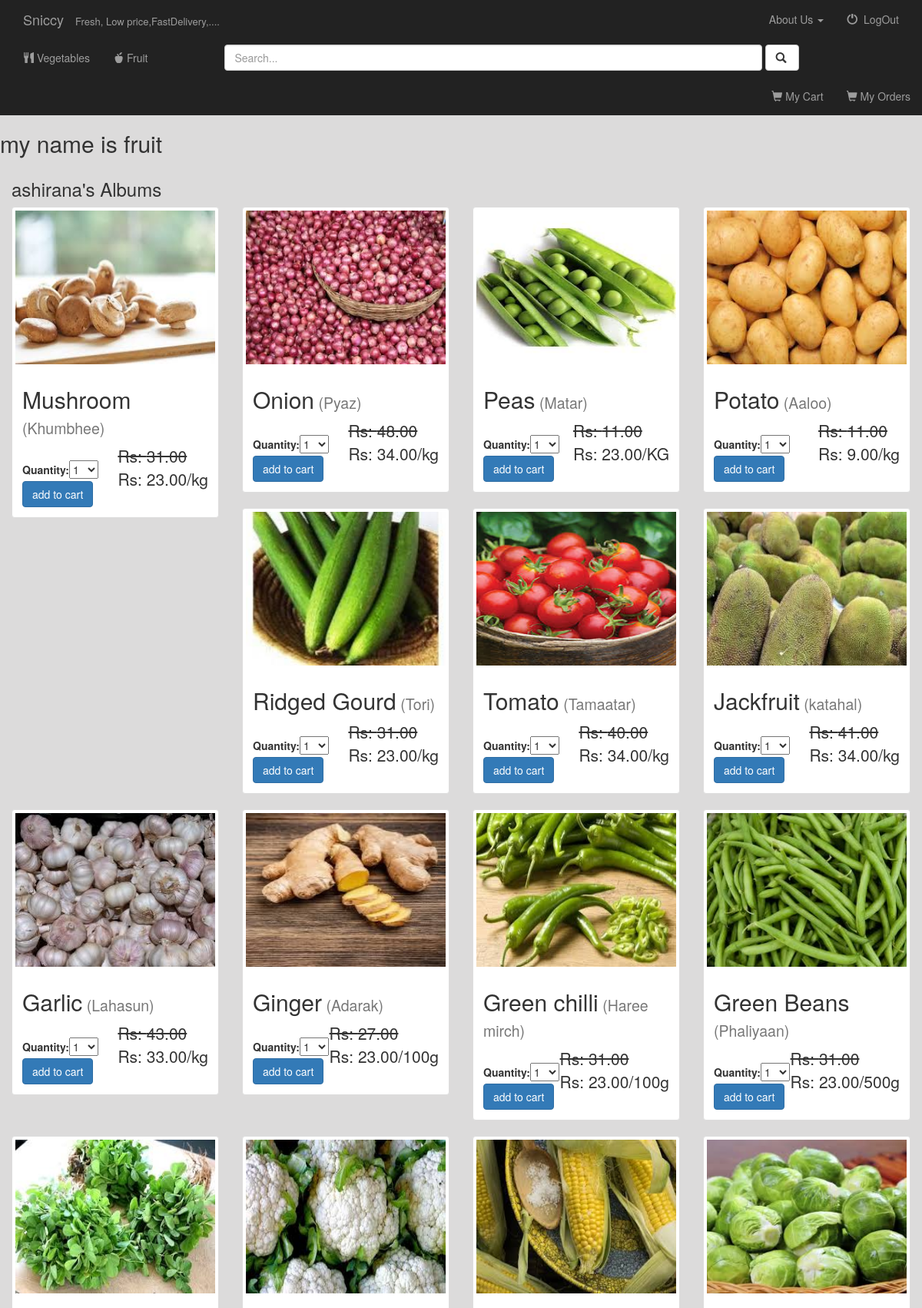
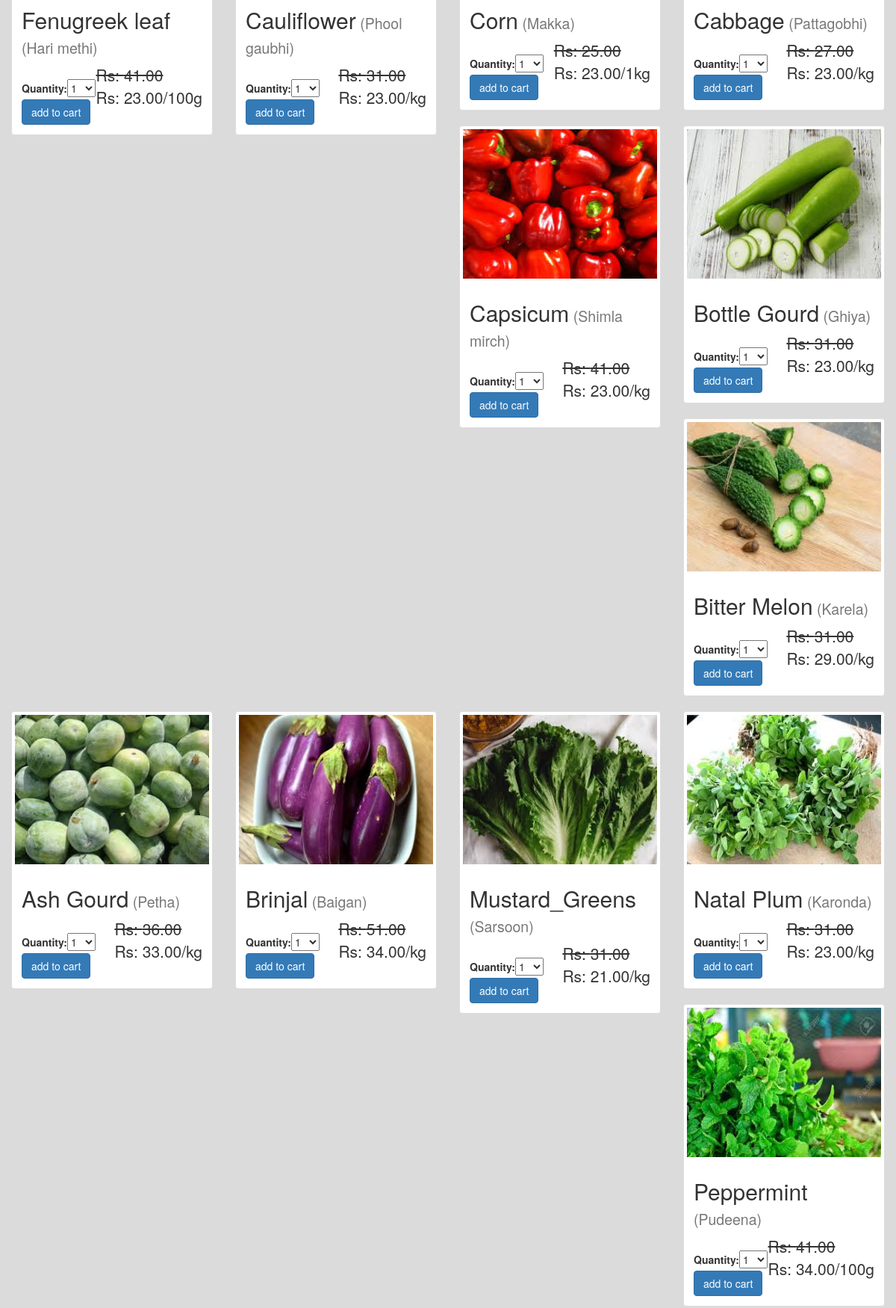
The app's page /food/vegetable (signed in, upper part) with its own data (2 pictures, top to bottom).
### food/models.py (models this page shows, shortened)
class Product(models.Model):
    category = models.ForeignKey(Category  , on_delete=models.CASCADE)
    name = models.CharField(max_length=100, db_index=True)
    nick_names = models.CharField(max_length=400, db_index=True)
    slug = models.SlugField(max_length=150,blank=True, unique=True ,db_index=True)
    description = models.TextField(blank=True)
    b_price = models.DecimalField(max_digits=10, decimal_places=2)
    price = models.DecimalField(max_digits=10, decimal_places=2)
    weight = models.CharField(max_length=15, db_index=True)
    available = models.BooleanField(default=True)
    stock = models.PositiveIntegerField()
    created_at = models.DateTimeField(auto_now_add=True)
    updated_at = models.DateTimeField(auto_now=True)
    logo=models.FileField()

### food/views.py (the view)
def Vindex(request):
    album = get_object_or_404(Category, pk=2)
    cart_product_form = CartAddProductForm()
    return render(request, 'food/index.html', {'album': album, 'type':"vegetables", 'cart_product_form':cart_product_form})

### food/forms.py
class CartAddProductForm(forms.Form):
    quantity = forms.TypedChoiceField(choices=PRODUCT_QUANTITY_CHOICES, coerce=int)
    update = forms.BooleanField(required=False, initial=False, widget=forms.HiddenInput)

### food/context_processors.py (called while the page is built)
def cart(request):
    return {'cart': Cart(request)}

### food/templates/food/index.html (shortened to what this page needs)
{% extends 'food/base.html' %}
{% block body %}
{% if vtype %}
<h2>my name is veg</h2>
{{ type }}
    {% else %}
<h2>my name is fruit</h2>
{% endif %}
<div class="albums-container container-fluid">
    <div class="row">
        <div class="col-sm-12" >
            <h3>{{ user.username }}'s Albums </h3>
        </div>
        {% if album %}
        {% for food in album.product_set.all %}
        {% if food.available == True %}
                   <div class="col-sm-4 col-lg-3">
                    <div class="thumbnail">
                            <a href="{% url 'food:detail' food.id %}">
                    <div style="overflow:hidden; " class="i-area">
                            <img src="{{ food.logo.url }}" class="img-responsive" style="height:200px; width:100%;">
                    </div>
                        </a>
                        <div class="caption">
                            <h2>{{ food.name }}<small> ({{ food.nick_names }})</small></h2><small class="pull-right lead"><s>Rs: {{ food.b_price }}</s><br>  Rs: {{ food.price }}/{{ food.weight}} </small>
<br>
                                      <form action="{% url 'food:cart_add' food.id %}" method="post">
                                {{ cart_product_form }}<br>
                                <input type="submit" value="add to cart" class="btn btn-primary">
                            </form>
                        </div>
                    </div>
                </div>
        {% endif %}
{% endfor %}
        {% else %}
            <div class="col-sm-12">
                <br>
                not any album
            </div>
        {% endif %}
    </div>
</div>
    {% endblock %}

### food/static/food/style.css (style rules this page uses)
body { background-color:RGB(220, 219, 219); background:RGB(220, 219, 219) url("images/backgrohdund.jpg"); background-repeat:no-repeat; background-size:cover; padding:0px; }
.thumbnail { color:RGB(220, 219, 219); }

### records on screen
Product: logo (picture), name "Mushroom", nick_names "Khumbhee", b_price "31.00", price "23.00", weight "kg"
Product: logo (picture), name "Onion", nick_names "Pyaz", b_price "48.00", price "34.00", weight "kg"
Product: logo (picture), name "Peas", nick_names "Matar", b_price "11.00", price "23.00", weight "KG"
Product: logo (picture), name "Potato", nick_names "Aaloo", b_price "11.00", price "9.00", weight "kg"
Product: logo (picture), name "Ridged Gourd", nick_names "Tori", b_price "31.00", price "23.00", weight "kg"
Product: logo (picture), name "Tomato", nick_names "Tamaatar", b_price "40.00", price "34.00", weight "kg"
Product: logo (picture), name "Jackfruit", nick_names "katahal", b_price "41.00", price "34.00", weight "kg"
Product: logo (picture), name "Garlic", nick_names "Lahasun", b_price "43.00", price "33.00", weight "kg"
Product: logo (picture), name "Ginger", nick_names "Adarak", b_price "27.00", price "23.00", weight "100g"
Product: logo (picture), name "Green chilli", nick_names "Haree mirch", b_price "31.00", price "23.00", weight "100g"
Product: logo (picture), name "Green Beans", nick_names "Phaliyaan", b_price "31.00", price "23.00", weight "500g"
Product: logo (picture), name "Fenugreek leaf", nick_names "Hari methi", b_price "41.00", price "23.00", weight "100g"
Product: logo (picture), name "Cauliflower", nick_names "Phool gaubhi", b_price "31.00", price "23.00", weight "kg"
Product: logo (picture), name "Corn", nick_names "Makka", b_price "25.00", price "23.00", weight "1kg"
Product: logo (picture), name "Cabbage", nick_names "Pattagobhi", b_price "27.00", price "23.00", weight "kg"
Product: logo (picture), name "Capsicum", nick_names "Shimla mirch", b_price "41.00", price "23.00", weight "kg"
Product: logo (picture), name "Bottle Gourd", nick_names "Ghiya", b_price "31.00", price "23.00", weight "kg"
Product: logo (picture), name "Bitter Melon", nick_names "Karela", b_price "31.00", price "29.00", weight "kg"
Product: logo (picture), name "Ash Gourd", nick_names "Petha", b_price "36.00", price "33.00", weight "kg"
Product: logo (picture), name "Brinjal", nick_names "Baigan", b_price "51.00", price "34.00", weight "kg"
Product: logo (picture), name "Mustard_Greens", nick_names "Sarsoon", b_price "31.00", price "21.00", weight "kg"
Product: logo (picture), name "Natal Plum", nick_names "Karonda", b_price "31.00", price "23.00", weight "kg"
Product: logo (picture), name "Peppermint", nick_names "Pudeena", b_price "41.00", price "34.00", weight "100g"

### other values on screen
{{ user.username }} "ashirana"
